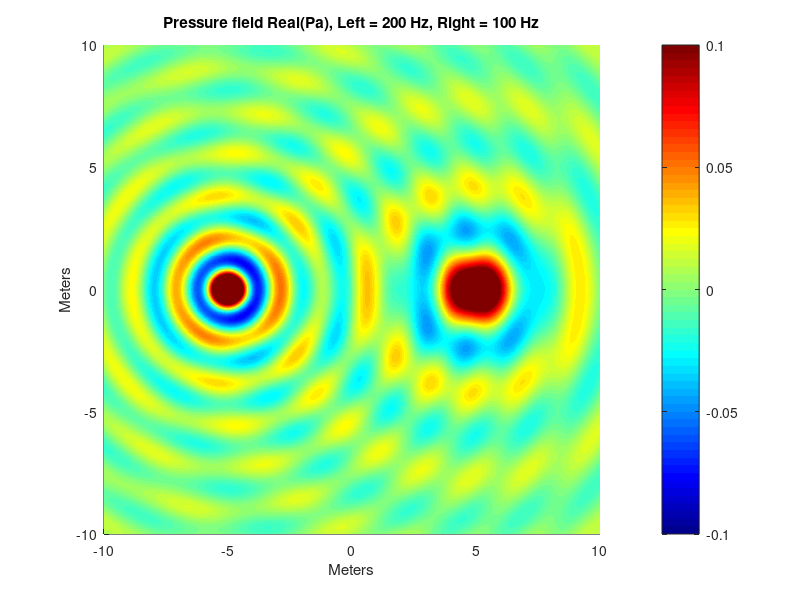

Here is the MATLAB script that generated this plot:
% Build Mesh Grid
delta = .01;                       % Descrete Spacing 
rx = -10:delta:10;                   % x 
ry = -10:delta:10;                   % y
[X, Y] = meshgrid(rx,ry);          % X and Y to create meshgrid
MeshRef = sqrt((X).^2 + (Y).^2);   % Reference Mesh distance


omega = 2*pi*[100,200];      % Angular frequency 
c = 344;             % Speed of sound
lambda = c./[100,200];       % Wavelength
rho = 1.225;         % Density of air
k = (2*pi)./lambda;  % Wave number


% Source positions in meters [x,y], can take any number of control sources 
Cs = [ 5 0;
      -5 0];
  
q = [.0015;
     .0007];
% Preallocate l meshgrids, greens functions, and pressure matrices/vectors 
l = size(Cs,1);                                 
MeshZ = cell(l,1);
green = cell(l,1);
p = zeros(length(ry),length(rx));

for i = 1:l
    MeshZ{i} = sqrt((X-Cs(i,1)).^2 + (Y-Cs(i,2)).^2);
    green{i} = 1j*omega(i)*rho*exp(-1i*k(i).*MeshZ{i})./(4*pi*MeshZ{i});
end

for i = 1:l
   p = p + green{i}.*q(i);
end

figg = figure(1);
surf(rx,ry,real(p),'edgecolor', 'none')
colormap('jet')
caxis([-.1 .1])
view(0,90)
colorbar
xlabel('Meters'),ylabel('Meters')

title('Pressure field Real(Pa), Left = 200 Hz, Right = 100 Hz')
